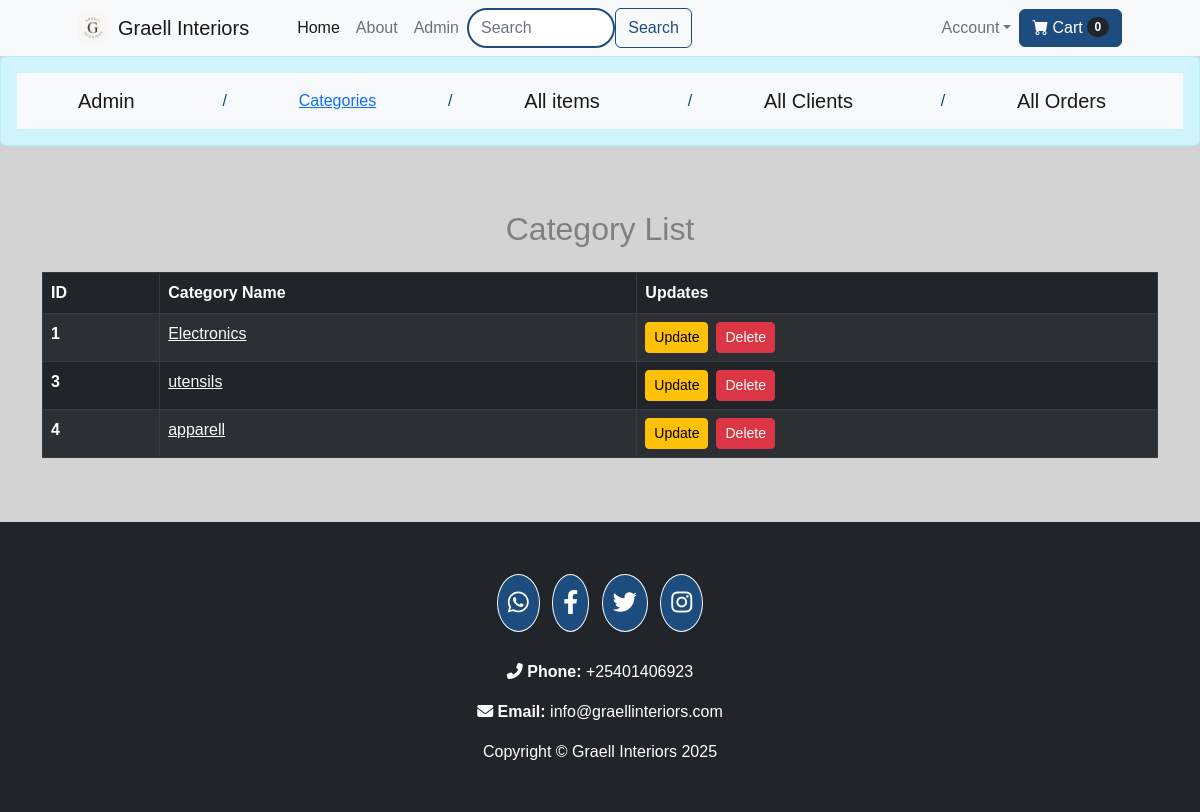
Page /category-items (signed in) on the committed database.
### website/models.py (models this page shows, shortened)
class Category(db.Model):
    id = db.Column(db.Integer, primary_key=True)
    name = db.Column(db.String(100), unique=True, nullable=False)
    products = db.relationship('Product', backref='category', lazy=True)

### website/admin.py (the view)
@admin.route('/category-items', methods=['GET', 'POST'])
@login_required
def category_items():
    if current_user.status == 'admin':
        items = Category.query.all()
        return render_template('category_items.html', items=items)
    return render_template('404.html')

### website/templates/category_items.html (shortened to what this page needs)
{% extends 'base.html' %}
{% block content %}
    <div class="row">
        <div class="col-md-12">
            <div class="alert alert-info">
                      <nav class="navbar navbar-expand-lg navbar-light bg-light">
            <div class="container px-4 px-lg-5">
                 {% if current_user.status == 'admin' %}
                <a class="navbar-brand" href="/">Admin</a>
                 {% endif %}/ <a class="navbar-brand{% if request.path == '/category-items' %}active{% endif %}" href="/category-items">Categories</a>/  <a class="navbar-brand" href="/shop-items">All items</a>/  <a class="navbar-brand" href="/customers">All Clients</a>/ <a class="navbar-brand" href="/view-orders">All Orders</a>
                </div>
            </nav>
            </div>
            </div>
        </div>
<div class="container my-5">
    {% if items | length < 1 %}
    <div class="alert alert-warning text-center" role="alert">
        <h4>No Categories Available</h4>
    </div>
    {% else %}
    <h2 class="text-center mb-4">Category List</h2>
    <div class="table-responsive">
        <table class="table table-striped table-bordered table-dark">
            <thead>
                <tr>
                    <th scope="col">ID</th>
                    <th scope="col">Category Name</th>
                    <th scope="col">Updates</th>
                </tr>
            </thead>
            <tbody>
                {% for item in items %}
                <tr>
                    <th scope="row">{{ item.id }}</th>
                   <td><a href="{{ url_for('admin.category_products', category_id=item.id) }}" class="text-light">{{ item.name }}</a></td>
                    <td>
                        <div class="d-flex">
                            <a href="/update-category/{{ item.id }}" class="btn btn-warning btn-sm me-2">Update</a>
                            <a href="/delete-category/{{ item.id }}" class="btn btn-danger btn-sm" onclick="return confirm('Are you sure you want to delete this item?')">Delete</a>
                        </div>
                    </td>
                </tr>
                {% endfor %}
            </tbody>
        </table>
    </div>
    {% endif %}
</div>
{% endblock %}

### website/templates/base.html (style rules this page uses)
body, .form-label, .card-body { color: #333333; }
body { background-color: lightgrey; font-family: 'Ubuntu', sans-serif; }

### rows in the picture
Category: id "1", name "Electronics"
Category: id "3", name "utensils"
Category: id "4", name "apparell"

### other values in the picture
{{ cart | length if cart | length > 0 else 0 }} "0"
